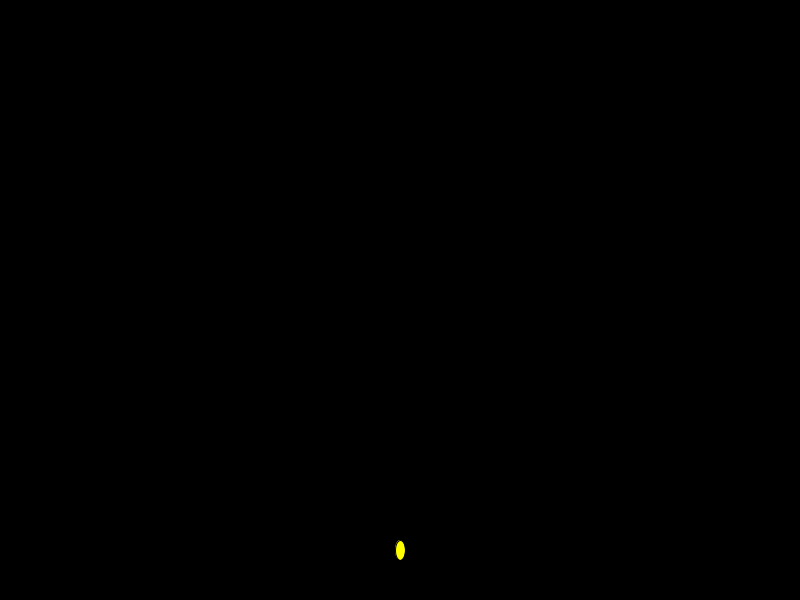
Frame 1 (no input)
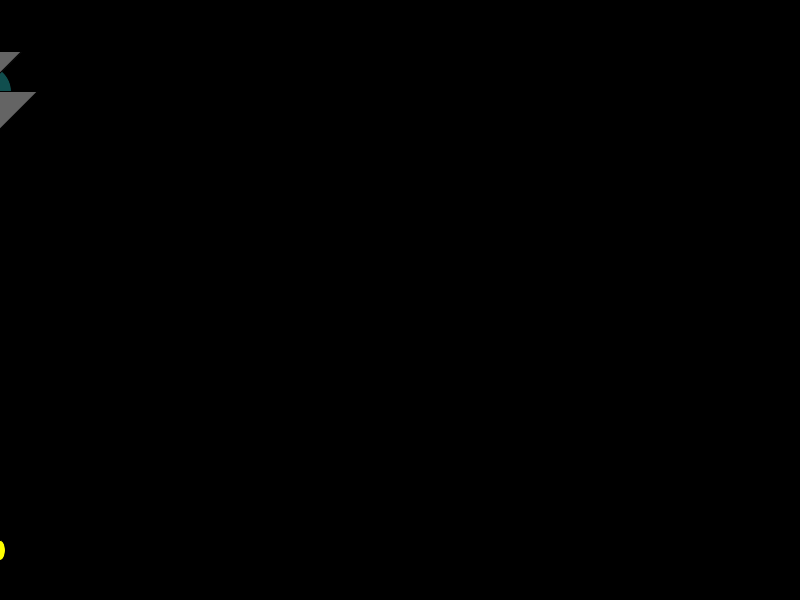
Frame 60 (the mouse pressed at the canvas centre just before this capture)
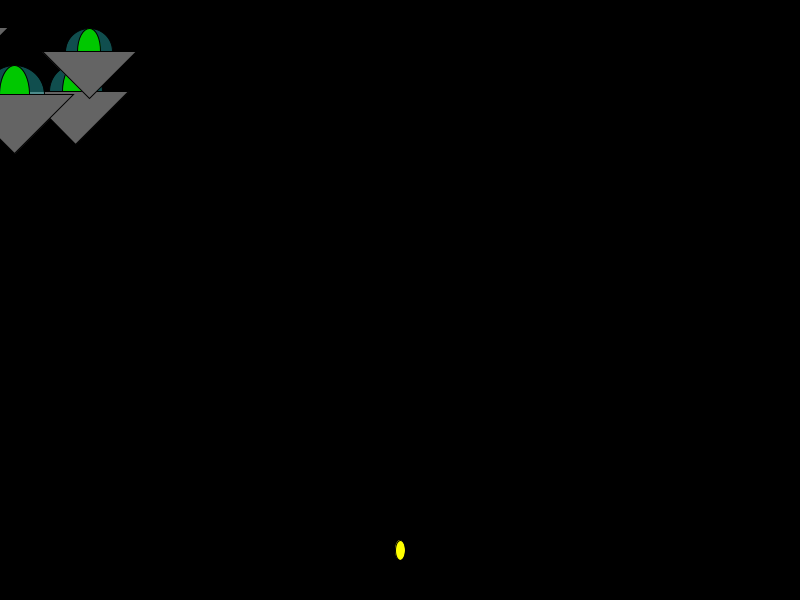
Frame 120 (the mouse held since frame 60 and released just before this capture)

The Processing sketch that drew these frames (run headless with seeded random() and noise(); from frame 60 on, the mouse is pressed at the canvas centre):

// Processing sketch: marcianosAtaque
// ── marcianosAtaque.pde
int cant = 5;
float [][] pos = new float[cant][2];
float [] tam = new float[cant];
float [] dir = new float[cant];
float bx, by; // ubicacion del proyectil
boolean disparada;
void setup() {
  size(800, 600);
  for (int i=0; i<cant; i++) {
    tam[i] = random(40, 60);
    dir[i] = random(1, 3);
    pos[i][0] = random(-200, -100);
    pos[i][1] = random(tam[i]/2, height/2);
  }
  bx = width/2;
  by = height-50;
}
void draw() {
  background(0);
  for (int i=0; i<cant; i++) {
    // marciano(int px, int py, int tam) << parametros a reemplazar
    marciano(pos[i][0], pos[i][1], tam[i]);
    if (pos[i][0]>width+tam[i]) {
      tam[i] = random(40, 60);
      dir[i] = random(1, 3);
      pos[i][0] = random(-200, -100);
      pos[i][1] = random(tam[i]/2, height/2);
    }
    pos[i][0] += dir[i];
    if (derribar(bx, by, pos[i][0], pos[i][1], tam[i])) {
      background(255, 0, 0);
      disparada = false;
      pos[i][0] = random(-200, -100);
      pos[i][1] = random(tam[i]/2, height/2);
    }
  }
  fill(255, 255, 0);
  ellipse(bx, by, 10, 20);
  if (disparada && by> 0) {
    by -= 10;
  } else {
    bx = mouseX;
    by = height-50;
    disparada = false;
  }
}
boolean derribar(float bx, float by, float nx, float ny, float tam) {
  float distan = dist(bx, by, nx, ny);
  return distan <tam;
}
void mousePressed() {
  disparada = true;
}
void marciano(float px, float py, float tam) {
  fill(40, 200, 200, 100);
  ellipse(px, py, tam, tam);
  fill(0, 200, 0);
  ellipse(px, py, tam/2, tam);
  fill(100);
  triangle(px-tam, py, px+tam, py, px, py+tam);
}
